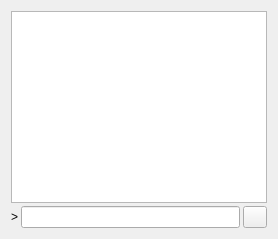
     <widget class="QWidget" name="tab_console">
      <attribute name="title">
       <string>&amp;Console</string>
      </attribute>
      <layout class="QVBoxLayout" name="verticalLayout_3">
       <property name="spacing">
        <number>3</number>
       </property>
       <item>
        <widget class="QTextEdit" name="messagesWidget">
         <property name="minimumSize">
          <size>
           <width>0</width>
           <height>100</height>
          </size>
         </property>
         <property name="readOnly">
          <bool>true</bool>
         </property>
         <property name="tabKeyNavigation" stdset="0">
          <bool>false</bool>
         </property>
         <property name="columnCount" stdset="0">
          <number>2</number>
         </property>
        </widget>
       </item>
       <item>
        <layout class="QHBoxLayout" name="horizontalLayout">
         <property name="spacing">
          <number>3</number>
         </property>
         <item>
          <widget class="QLabel" name="label">
           <property name="text">
            <string notr="true">&gt;</string>
           </property>
          </widget>
         </item>
         <item>
          <widget class="QLineEdit" name="lineEdit"/>
         </item>
         <item>
          <widget class="QPushButton" name="clearButton">
           <property name="maximumSize">
            <size>
             <width>24</width>
             <height>24</height>
            </size>
           </property>
           <property name="toolTip">
            <string>Clear console</string>
           </property>
           <property name="text">
            <string/>
           </property>
           <property name="icon">
            <iconset resource="../fibercoin.qrc">
             <normaloff>:/icons/remove</normaloff>:/icons/remove</iconset>
           </property>
           <property name="shortcut">
            <string notr="true">Ctrl+L</string>
           </property>
           <property name="autoDefault">
            <bool>false</bool>
           </property>
          </widget>
         </item>
        </layout>
       </item>
      </layout>
     </widget>
